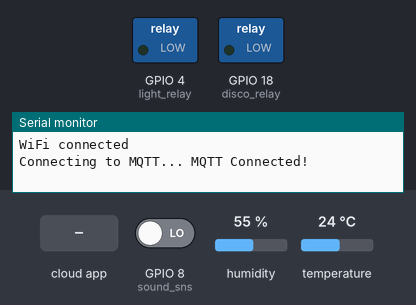
This sketch was run on a simulated ESP32. On the bench: switched loads named in the sketch (green lamp = pin HIGH), the last lines printed to the serial monitor. The test bench sets the inputs (shaded band); at power-on: GPIO 8 (sound_sns) LOW, humidity 55 %, temperature 24 °C. WiFi joins after 1.5 s; servers stay silent unless stated; no MQTT or app messages arrive unless stated.

Above: at 3.0 s.
3.1 s: the phone or cloud app sets light to 1
At 3.6 s:
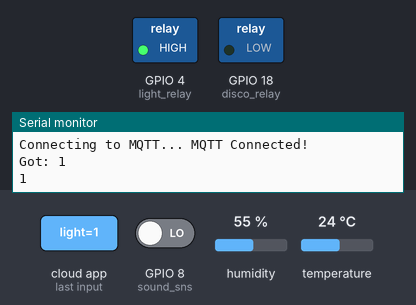
4.6 s: GPIO 8 (sound_sns) driven HIGH
At 5.2 s:
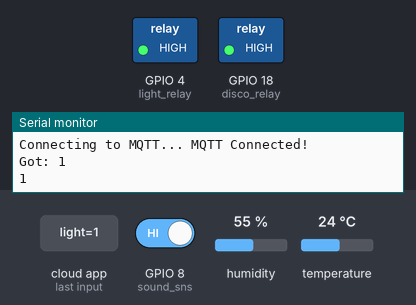
6.1 s: the phone or cloud app sets light to 0
At 6.6 s:
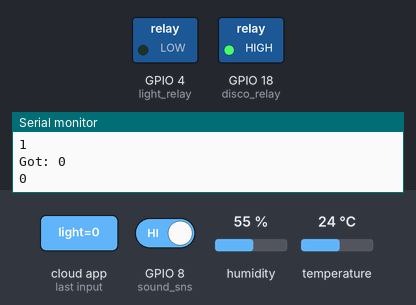
7.6 s: GPIO 8 (sound_sns) driven LOW
At 8.4 s:
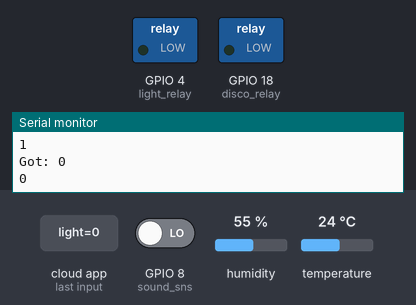
Timing chart, 0 to 10.1 s (numbered marks = the images above; inputs shaded):
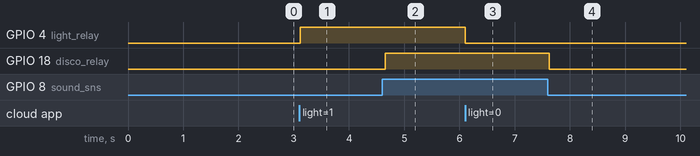

The sketch:

Home_Automation.ino
```cpp
#include <WiFi.h>
#include <WiFiClient.h>
#include "Adafruit_MQTT.h"
#include "Adafruit_MQTT_Client.h"
#include <BlynkSimpleEsp32.h>
#include<DHT.h>
#define AIO_SERVER      "io.adafruit.com"
#define AIO_SERVERPORT  1883
#define AIO_USERNAME    "YOUR AFIO USERNAME"
#define AIO_KEY         "YOUR AFIO API KEY"
/*Pins Used
*       Sensor           :   PIN   :   GPIO NO   :   Blynk Pin    :   Adafruit IO Feed   :
 * ------------------------------------------------------------------------------------
 * "DHT PIN Humidity"     :   D2    :     2       :   V0          :
 * "DHT PIN Temperature"  :   D2    :     2       :   V1          :
 * "Light Relay"          :   D4    :     4       :   gp4         :   lights
 * "Fan Relay"            :   D13   :     13      :   gp13        :   relay2
 * "Sound Sensor"         :   D8    :     18      :               :
 * "Disco Relay"          :   D18   :      8      :               :
 */
DHT dht(2,DHT11);
float temperature;
float humidity;
int dht_pin=2;
int light_relay=4;
int fan_relay=13;
int sound_sns=8;
int disco_relay=18;
char auth[] = "BLYNK API KEY";
char ssid[] = "YOUR NETWORK SSID";
char pass[] = "YOUR NETWORK PASSWORD";
WiFiClient client;
Adafruit_MQTT_Client mqtt(&client, AIO_SERVER, AIO_SERVERPORT, AIO_USERNAME, AIO_KEY);
Adafruit_MQTT_Subscribe Light = Adafruit_MQTT_Subscribe(&mqtt, AIO_USERNAME "/feeds/light");
Adafruit_MQTT_Subscribe Fan = Adafruit_MQTT_Subscribe(&mqtt, AIO_USERNAME "/feeds/relay2");
void MQTT_connect();
void discoLight();
void setup()
{
  Serial.begin(115200);
  Blynk.begin(auth, ssid, pass);
  pinMode(dht_pin,OUTPUT);
  pinMode(light_relay, OUTPUT);
  pinMode(disco_relay, OUTPUT);
  pinMode(sound_sns, INPUT);
  WiFi.begin(ssid, pass);
  while (WiFi.status() != WL_CONNECTED) {
    delay(100);
    Serial.print(".");
  }
  Serial.println();
  Serial.println("WiFi connected");
  mqtt.subscribe(&Light);
}
void loop()
{
  MQTT_connect();
  discoLight();
  Adafruit_MQTT_Subscribe *subscription;
  temperature=dht.readTemperature();
  humidity=dht.readHumidity();
  Blynk.run();
  Blynk.virtualWrite(V0,humidity);
  Blynk.virtualWrite(V1,temperature);
  while ((subscription = mqtt.readSubscription(100))) {
    if (subscription == &Fan) {
      Serial.print(F("Got: "));
      Serial.println((char *)Light.lastread);
      int Fan_State = atoi((char *)Light.lastread);
      Serial.println(Fan_State);
      digitalWrite(fan_relay,Fan_State);
    }
    if (subscription == &Light) {
      Serial.print(F("Got: "));
      Serial.println((char *)Light.lastread);
      int Light_State = atoi((char *)Light.lastread);
      Serial.println(Light_State);
      digitalWrite(light_relay, Light_State);
    }
  }
}
void MQTT_connect() {
  int8_t ret;
  if (mqtt.connected()) {
    return;
  }
  Serial.print("Connecting to MQTT... ");
  uint8_t retries = 3;
  while ((ret = mqtt.connect()) != 0) {
    Serial.println(mqtt.connectErrorString(ret));
    Serial.println("Retrying MQTT connection in 5 seconds...");
    mqtt.disconnect();
    delay(5000);
    retries--;
    if (retries == 0) {
      while (1);
    }
  }
  Serial.println("MQTT Connected!");
}
void discoLight(){
  digitalWrite(disco_relay,digitalRead(sound_sns));
}
```

Measured:
- after the input at 3.1 s, GPIO 4 (light_relay): LOW → HIGH at once
- after the input at 4.6 s, GPIO 18 (disco_relay): LOW → HIGH after 0.06 s
- after the input at 6.1 s, GPIO 4 (light_relay): HIGH → LOW at once
- after the input at 7.6 s, GPIO 18 (disco_relay): HIGH → LOW at once
